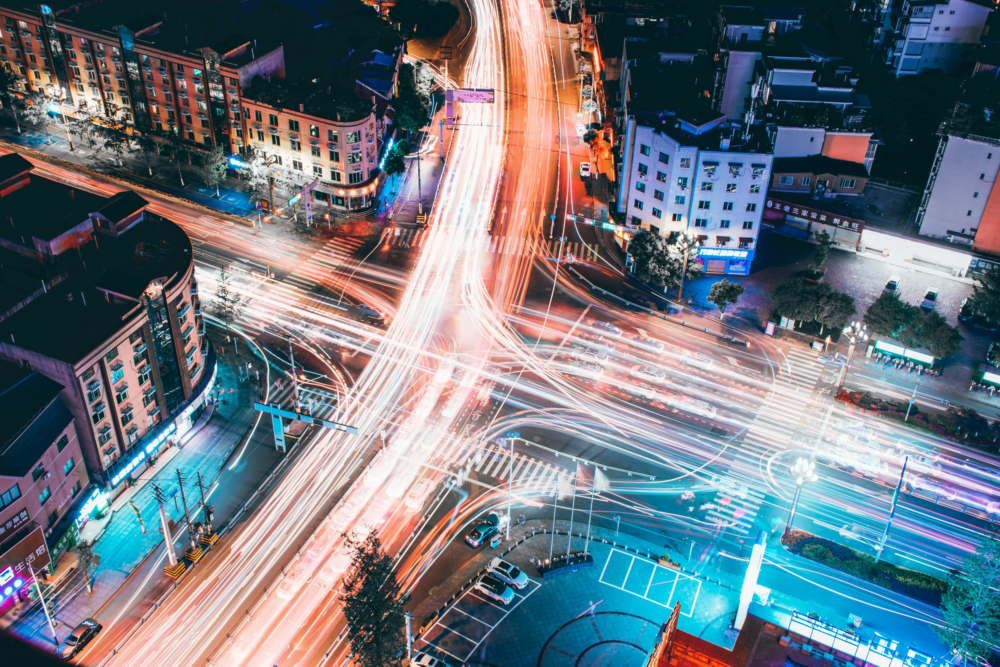
#> input picture Moein_Image_Recognition/jerry-zhang-nxu_VUcBVdA-unsplash.jpg, 3000 x 2000 px (shown at 1/3 size)
$ python Two.py
#> lines starting #> are read from the running program, lines starting #| are printed output that depends on the picture
import cv2
import os
import numpy as np
import subprocess


image = cv2.imread(os.path.join('jerry-zhang-nxu_VUcBVdA-unsplash.jpg'))
#> image is the input picture: shape (2000, 3000, 3); mean B, G, R 127.3, 117.9, 108.7


blurred_image = cv2.GaussianBlur(image, (5,5), 0)

cv2.imwrite('blurred_imag.tiff',blurred_image)


# [7 lines of commented-out code are left out]


b, g, r = cv2.split(image)
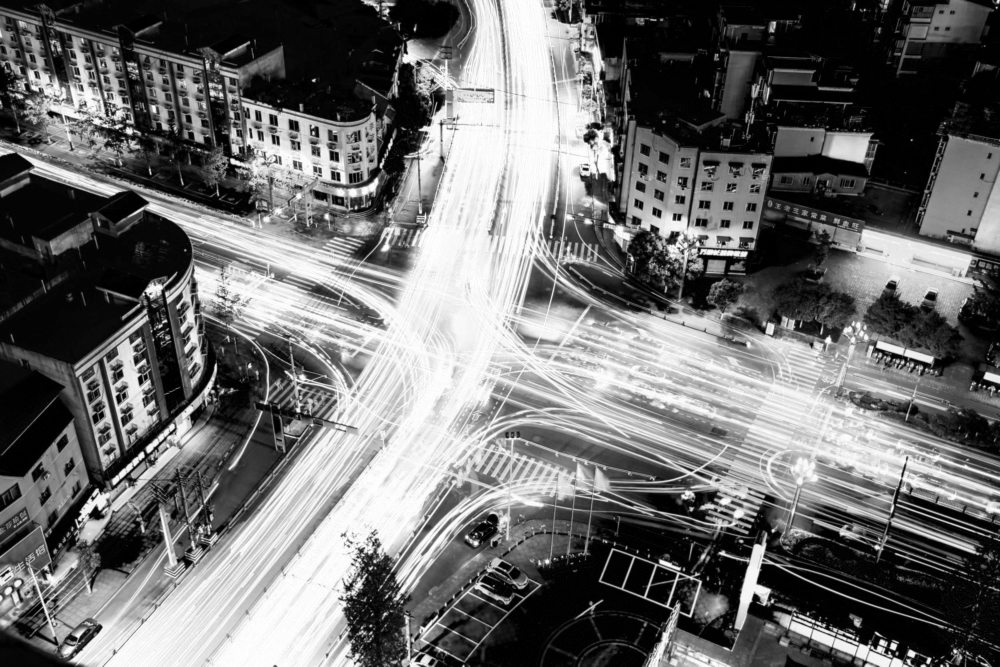
#> r: shape (2000, 3000) (shown at 1/3 size); min 0, max 255, mean 108.7


cv2.imwrite('blue_channel.tiff', b)
cv2.imwrite('green_channel.tiff', g)
cv2.imwrite('red_channel.tiff', r)


#cv2.imshow('Blue Channel', b)
cv2.waitKey(0)
#cv2.imshow('Green Channel', g)
#cv2.waitKey(0)
#cv2.imshow('Red Channel', r)
cv2.waitKey(0)


#cv2.imshow('Blurred Image', blurred_image)
cv2.waitKey(0)


gray_image = cv2.cvtColor(image, cv2.COLOR_BGR2GRAY)
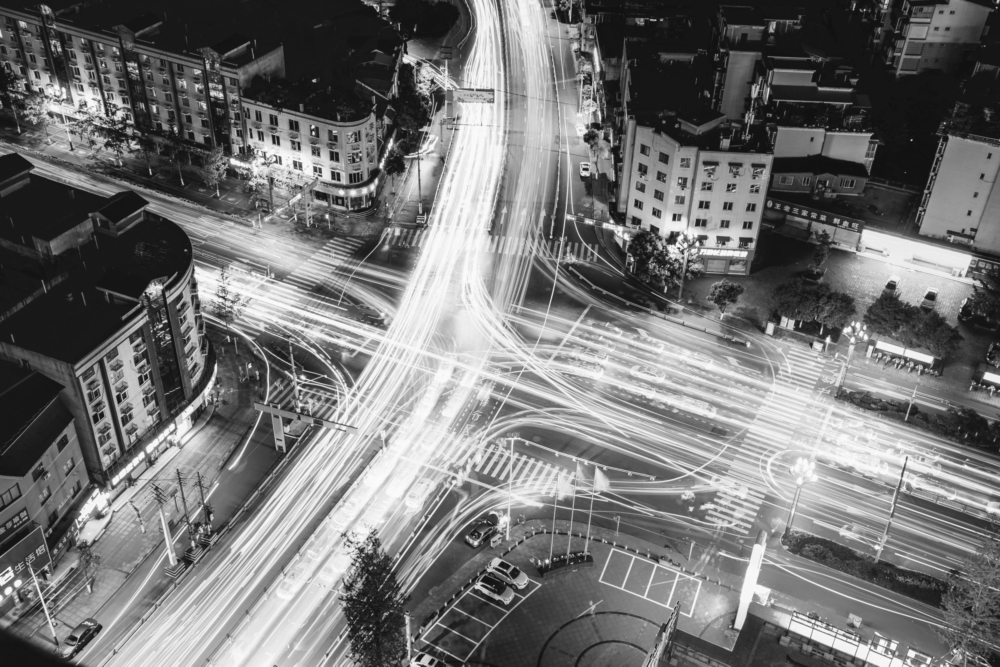
#> gray_image: shape (2000, 3000) (shown at 1/3 size); min 15, max 253, mean 116.2
cv2.imwrite('gray_image.tiff',gray_image)
#cv2.imshow('gray_image', gray_image)
#cv2.waitKey(0)


kernel = np.array([[-1, -1, -1],
                   [-1,  9, -1],
                   [-1, -1, -1]])
sharpened_image = cv2.filter2D(image, -1, kernel)


cv2.imwrite('sharpened_image.tiff',sharpened_image)
#cv2.imshow('sharpened_image', sharpened_image)
#cv2.waitKey(0)


kernel = np.array([[-2, -1, 0],
                   [-1,  1, 1],
                   [ 0,  1, 2]])
embossed_image = cv2.filter2D(image, -1, kernel)

cv2.imwrite('embossed_image.tiff',embossed_image)
#cv2.imshow('embossed_image', embossed_image)
#cv2.waitKey(0)


a=cv2.imread(os.path.join('blue_channel.tiff'))
#> a: shape (2000, 3000, 3); min 0, max 255, mean 127.3
v=cv2.imread(os.path.join('blurred_imag.tiff'))
c=cv2.imread(os.path.join('embossed_image.tiff'))
d=cv2.imread(os.path.join('gray_image.tiff'))
#> d: shape (2000, 3000, 3); min 15, max 253, mean 116.2
e=cv2.imread(os.path.join('green_channel.tiff'))
#> e: shape (2000, 3000, 3); min 0, max 255, mean 117.9
f=cv2.imread(os.path.join('jerry-zhang-nxu_VUcBVdA-unsplash.jpg'))
g=cv2.imread(os.path.join('red_channel.tiff'))
#> g: shape (2000, 3000, 3); min 0, max 255, mean 108.7
h=cv2.imread(os.path.join('sharpened_image.tiff'))

desired_size = (150, 150)

a = cv2.resize(a, desired_size)
#> a: shape (150, 150, 3)
v = cv2.resize(v, desired_size)
c = cv2.resize(c, desired_size)
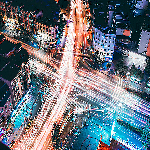
#> c: shape (150, 150, 3); mean B, G, R 125.6, 116.6, 109.1
d = cv2.resize(d, desired_size)
#> d: shape (150, 150, 3)
e = cv2.resize(e, desired_size)
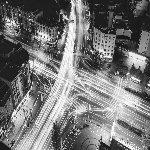
#> e: shape (150, 150, 3); min 8, max 254, mean 117.9
f = cv2.resize(f, desired_size)
g = cv2.resize(g, desired_size)
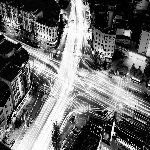
#> g: shape (150, 150, 3); min 0, max 255, mean 108.7
h = cv2.resize(h, desired_size)
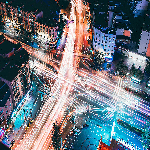
#> h: shape (150, 150, 3); mean B, G, R 126.7, 117.4, 108.7


#horizontal_concat = cv2.hconcat([image,b ,g,r,blurred_image,gray_image,sharpened_image,embossed_image ])

m = cv2.hconcat([a,v ,c,d,e,f,g,h])
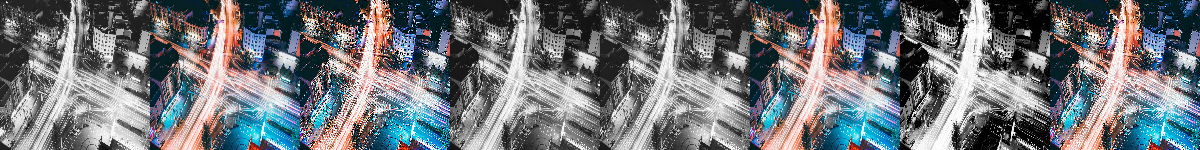
#> m: shape (150, 1200, 3); mean B, G, R 122.1, 117.5, 113.2

cv2.imshow('Combined Image', m)
cv2.waitKey(0)


cv2.destroyAllWindows()
print("hello")

#cv2.imwrite('blurred_image.jpg', blurred_image)
